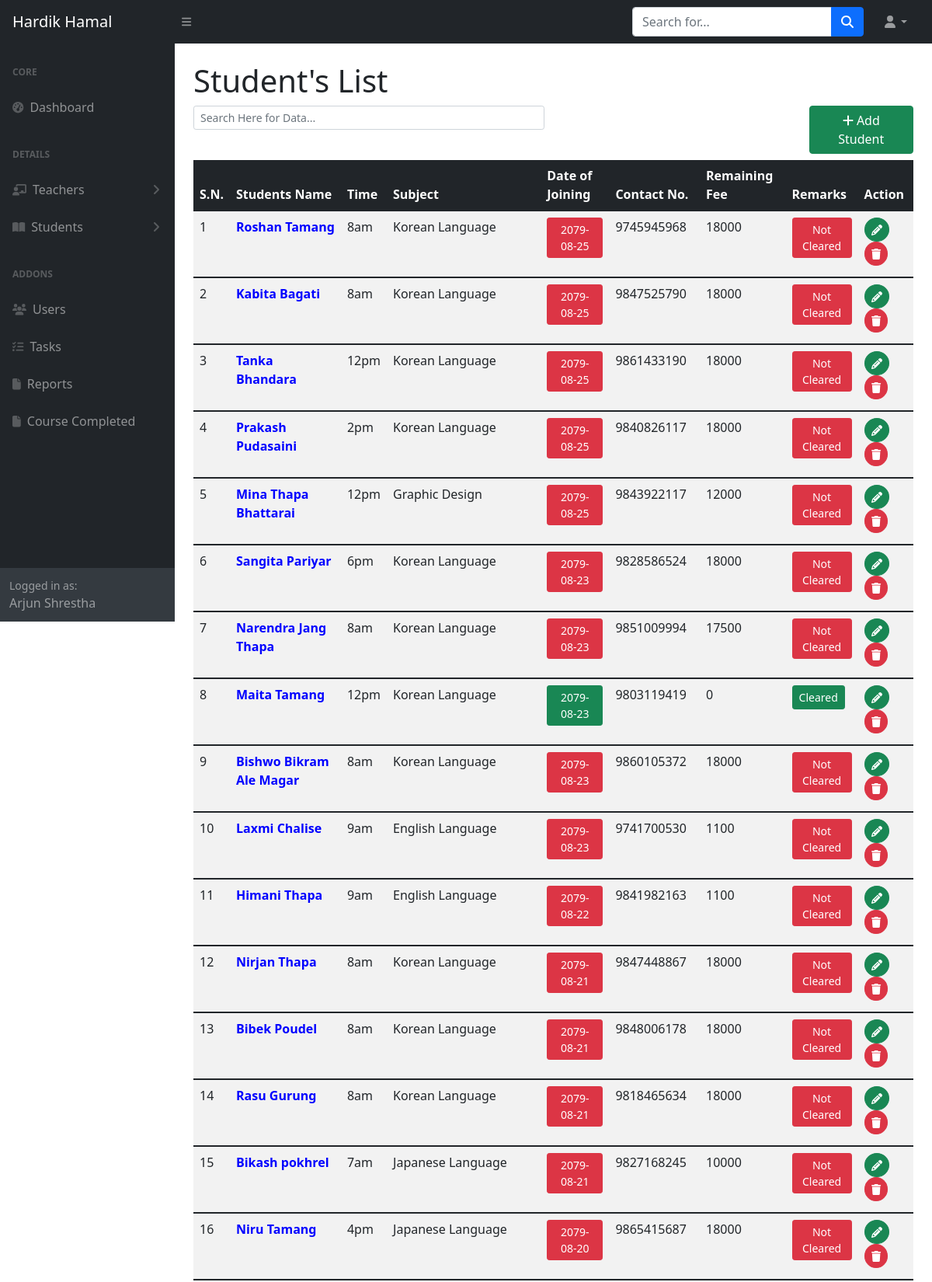
/admin/student.php (signed in, upper part), run on the app's committed database.
### tables this page shows
CREATE TABLE `students` (
  `id` int(11) NOT NULL,
  `form` varchar(100) NOT NULL,
  `stdsname` varchar(100) NOT NULL,
  `sex` enum('male','female') DEFAULT 'male',
  `contactnum` varchar(50) NOT NULL,
  `address` varchar(100) NOT NULL,
  `email` varchar(100) DEFAULT NULL,
  `parentcontact` varchar(100) DEFAULT NULL,
  `course` int(11) DEFAULT NULL,
  `teacherid` int(11) NOT NULL,
  `classtime` enum('5am','6am','7am','8am','9am','10am','11am','12pm','1pm','2pm','3pm','4pm','5pm','6pm','7pm','8pm') DEFAULT NULL,
  `acaqua` varchar(100) DEFAULT NULL,
  `schname` varchar(100) DEFAULT NULL,
  `formfee` varchar(100) NOT NULL,
  `totalfee` varchar(100) DEFAULT NULL,
  `givenfee` varchar(100) DEFAULT NULL,
  `dateofadmission` varchar(100) DEFAULT NULL,
  `dateofending` varchar(100) DEFAULT NULL,
  `img` varchar(100) NOT NULL,
  `created_at` datetime DEFAULT current_timestamp(),
  `updated_at` datetime DEFAULT NULL ON UPDATE current_timestamp()
);

CREATE TABLE `subjects` (
  `id` int(11) NOT NULL,
  `subname` varchar(100) NOT NULL,
  `depart` int(11) DEFAULT NULL,
  `teachername` int(11) DEFAULT NULL,
  `coursedu` varchar(50) NOT NULL,
  `fee` varchar(50) NOT NULL,
  `units` enum('course','months','','') NOT NULL,
  `created_at` datetime DEFAULT current_timestamp(),
  `updated_at` datetime DEFAULT NULL ON UPDATE current_timestamp()
);

### admin/student.php (the view, shortened to what this page needs)
<?php
    require_once 'inc/header.php';
    require_once 'inc/topbar.php';
    require_once 'inc/sidebar.php';
?>
            <div id="layoutSidenav_content">
                <main>
                    <div class="container-fluid px-4">
                        <h1 class="mt-4">Student's List</h1>
                        <div class="row">
                            <div class="col-md-6 me-auto"><input type="text" id="myInput" class="form-control form-control-sm" placeholder="Search Here for Data..."></div>
                            <div class="col-md-2 ms-auto"><a href="addstudent.php" class="btn btn-success mb-2"><i class="fa fa-plus"></i> Add Student</a></div>
                        </div>
                        <table class="table table-striped">
                            <thead>
                                <tr class="table-dark">
                                    <th>S.N.</th>
                                    <th>Students Name</th>
                                    <th>Time</th>
                                    <th>Subject</th>
                                    <th>Date of Joining</th>
                                    <th>Contact No.</th>
                                    <th>Remaining Fee</th>
                                    <th>Remarks</th>
                                    <th>Action</th>
                                </tr>
                            </thead>
                            <?php
                                $sql = "SELECT * FROM students ORDER BY dateofadmission DESC";
                                $result = mysqli_query($conn,$sql);
                                $i = 1;
                                if(mysqli_num_rows($result)>=1){
                                    while($rows = mysqli_fetch_assoc($result)){
                                        if(empty($rows['dateofending'])){
                                            $id = $rows['course'];
                                            $sql1 = "SELECT * FROM subjects WHERE id = '$id'";
                                            $result1 = mysqli_query($conn,$sql1);
                                            $rows1 = mysqli_fetch_assoc($result1);
                                            ?>
                                                <tbody id="myTable">
                                                        <tr>
                                                            <td><?php echo $i ?></td>
                                                            <td><a style="text-decoration:none; font-weight:bold; color:blue;" title="Details of <?php echo $rows['stdsname'] ?>" href="studentview.php?id=<?php echo $rows['id'] ?>"><?php echo $rows['stdsname'] ?></a></td>
                                                            <td><?php echo ucfirst($rows['classtime']) ?></td>
                                                            <td><?php echo $rows1['subname'] ?></td>
                                                            <td>
                                                                <?php
                                                                    $date = explode(' ',$rows['created_at']);
                                                                    $dateonly = $date[0];
                                                                    $todaymonth = date('m');
                                                                    $todaydate = date('d');
                                                                    $datesplit = explode('-',$dateonly);
                                                                    $regmonth = $datesplit[1];
                                                                    $regdate = $datesplit[2];
                                                                    if($regmonth == $todaymonth && $regdate+7 >= $todaydate || $rows['givenfee'] == $rows['totalfee']){
                                                                        echo '<p class="btn btn-success btn-sm">'.$rows['dateofadmission'].'</p>';
                                                                    }else {
                                                                        echo '<p class="btn btn-danger btn-sm">'.$rows['dateofadmission'].'</p>';
                                                                    }
                                                                ?>
                                                            </td>
                                                            <td><?php echo $rows['contactnum'] ?></td>
                                                            <td><?php echo $rows['totalfee']-$rows['givenfee'] ?></td>
                                                            <td><?php
                                                                if(isset($rows['givenfee']) && $rows['givenfee'] == $rows['totalfee']){
                                                                    echo '<p class="btn btn-success btn-sm">Cleared</p>';
                                                                }else {
                                                                    echo '<p class="btn btn-danger btn-sm">Not Cleared</p>';
                                                                }
                                                            ?></td>
                                                            <td>
                                                                <?php
                                                                    if($_SESSION['role'] == 'admin'){
                                                                        ?>
                                                                            <a href="stdupdate.php?id=<?php echo $rows['id'] ?>" class="btn btn-success btn-sm rounded-circle"><i class="fa fa-pencil"></i></a> <a onclick="return confirm('Are you sure you wanna delete?')" href="process/studentdel.php?id=<?php echo $rows['id'] ?>" class="btn btn-danger btn-sm rounded-circle"><i class="fa fa-trash"></i></a>
                                                                        <?php
                                                                    }
                                                                ?>
                                                            </td>
                                                        </tr>
                                                </tbody>
                                            <?php
                                            $i++;
                                        }
                                    }
                                }else {
                                    ?>
                                    <tr>
                                        <td colspan="8">Data Not Found.</td>
                                    </tr>
                                    <?php
                                }
                            ?>
                        </table>
                    </div>
                </main>
<?php
    require_once 'inc/footer.php';
?>

### data on the page
students: stdsname "Roshan Tamang", classtime "8am", course.subname "Korean Language", dateofadmission "2079-08-25", contactnum "9745945968", $rows['totalfee']-$rows['givenfee'] "18000", givenfee "Not Cleared"
students: stdsname "Kabita Bagati", classtime "8am", course.subname "Korean Language", dateofadmission "2079-08-25", contactnum "9847525790", $rows['totalfee']-$rows['givenfee'] "18000", givenfee "Not Cleared"
students: stdsname "Tanka Bhandara", classtime "12pm", course.subname "Korean Language", dateofadmission "2079-08-25", contactnum "9861433190", $rows['totalfee']-$rows['givenfee'] "18000", givenfee "Not Cleared"
students: stdsname "Prakash Pudasaini", classtime "2pm", course.subname "Korean Language", dateofadmission "2079-08-25", contactnum "9840826117", $rows['totalfee']-$rows['givenfee'] "18000", givenfee "Not Cleared"
students: stdsname "Mina Thapa Bhattarai", classtime "12pm", course.subname "Graphic Design", dateofadmission "2079-08-25", contactnum "9843922117", $rows['totalfee']-$rows['givenfee'] "12000", givenfee "Not Cleared"
students: stdsname "Sangita Pariyar", classtime "6pm", course.subname "Korean Language", dateofadmission "2079-08-23", contactnum "9828586524", $rows['totalfee']-$rows['givenfee'] "18000", givenfee "Not Cleared"
students: stdsname "Narendra Jang Thapa", classtime "8am", course.subname "Korean Language", dateofadmission "2079-08-23", contactnum "9851009994", $rows['totalfee']-$rows['givenfee'] "17500", shows "Not Cleared"
students: stdsname "Maita Tamang", classtime "12pm", course.subname "Korean Language", dateofadmission "2079-08-23", contactnum "9803119419", $rows['totalfee']-$rows['givenfee'] "0", shows "Cleared"
students: stdsname "Bishwo Bikram Ale Magar", classtime "8am", course.subname "Korean Language", dateofadmission "2079-08-23", contactnum "9860105372", $rows['totalfee']-$rows['givenfee'] "18000", givenfee "Not Cleared"
students: stdsname "Laxmi Chalise", classtime "9am", course.subname "English Language", dateofadmission "2079-08-23", contactnum "9741700530", $rows['totalfee']-$rows['givenfee'] "1100", shows "Not Cleared"
students: stdsname "Himani Thapa", classtime "9am", course.subname "English Language", dateofadmission "2079-08-22", contactnum "9841982163", $rows['totalfee']-$rows['givenfee'] "1100", shows "Not Cleared"
students: stdsname "Nirjan Thapa", classtime "8am", course.subname "Korean Language", dateofadmission "2079-08-21", contactnum "9847448867", $rows['totalfee']-$rows['givenfee'] "18000", givenfee "Not Cleared"
students: stdsname "Bibek Poudel", classtime "8am", course.subname "Korean Language", dateofadmission "2079-08-21", contactnum "9848006178", $rows['totalfee']-$rows['givenfee'] "18000", givenfee "Not Cleared"
students: stdsname "Rasu Gurung", classtime "8am", course.subname "Korean Language", dateofadmission "2079-08-21", contactnum "9818465634", $rows['totalfee']-$rows['givenfee'] "18000", givenfee "Not Cleared"
students: stdsname "Bikash pokhrel", classtime "7am", course.subname "Japanese Language", dateofadmission "2079-08-21", contactnum "9827168245", $rows['totalfee']-$rows['givenfee'] "10000", givenfee "Not Cleared"
students: stdsname "Niru Tamang", classtime "4pm", course.subname "Japanese Language", dateofadmission "2079-08-20", contactnum "9865415687", $rows['totalfee']-$rows['givenfee'] "18000", givenfee "Not Cleared"

### other printed values
$_SESSION['fname'] "Arjun Shrestha"
